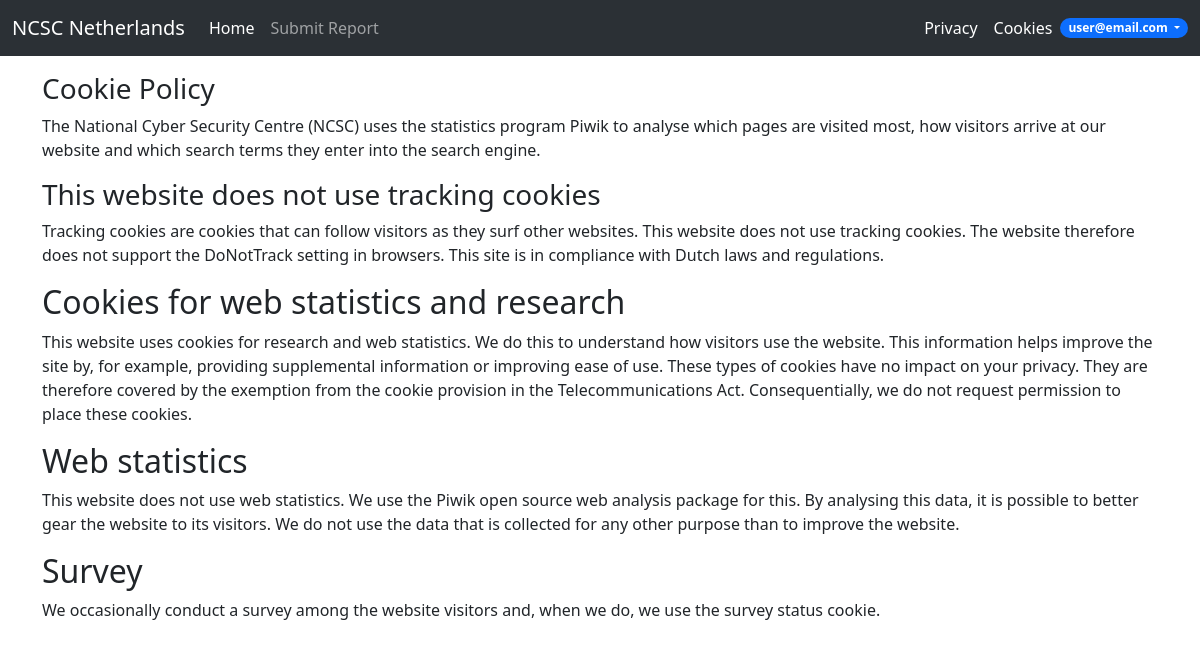
The page /cookies (signed in) on the database as committed earlier.
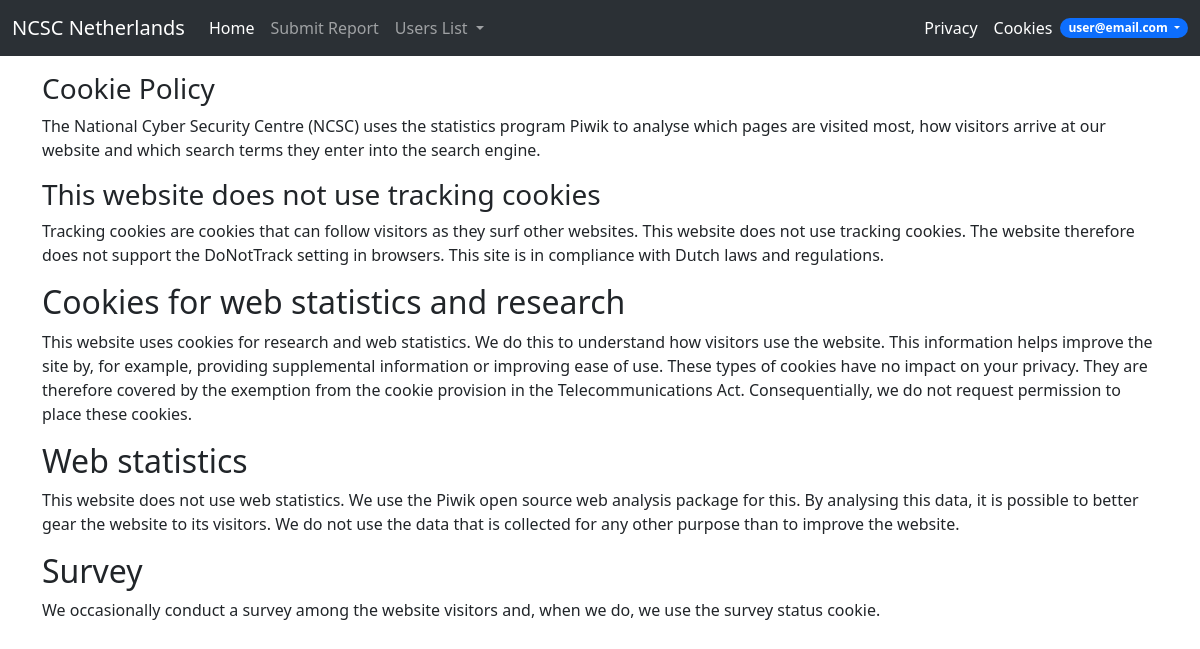
The same page on the database as committed later.
### App.py (the view)
@app.route("/cookies")
def cookies():
    return render_template("cookies.html")

### App.py (called while the page is built)
@login_manager.user_loader
def load_user(user_id):
    return User.query.get(int(user_id))

### templates/cookies.html (shortened to what this page needs)
{% extends 'base.html' %}
{% block body %}
<div class="container">
    <h3>Cookie Policy</h3>
    <p>The National Cyber Security Centre (NCSC) uses the statistics program Piwik to analyse which pages are visited most, how visitors arrive at our website and which search terms they enter into the search engine.</p>
    <h3>This website does not use tracking cookies</h3>
    <p>Tracking cookies are cookies that can follow visitors as they surf other websites. This website does not use tracking cookies. The website therefore does not support the DoNotTrack setting in browsers. This site is in compliance with Dutch laws and regulations.</p><h2>Cookies for web statistics and research</h2>
              <p>This website uses cookies for research and web statistics. We do this to understand how visitors use the website. This information helps improve the site by, for example, providing supplemental information or improving ease of use. These types of cookies have no impact on your privacy. They are therefore covered by the exemption from the cookie provision in the Telecommunications Act. Consequentially, we do not request permission to place these cookies.</p><h2>Web statistics</h2>
              <p>This website does not use web statistics. We use the Piwik open source web analysis package for this. By analysing this data, it is possible to better gear the website to its visitors. We do not use the data that is collected for any other purpose than to improve the website.</p><h2>Survey</h2>
              <p>We occasionally conduct a survey among the website visitors and, when we do, we use the survey status cookie.</p>
</div>
{% endblock %}

### templates/base.html (shortened to what this page needs)
<!DOCTYPE html>
<html lang="en">
<head>
    {% block head %}
        <link href="https://cdn.jsdelivr.net/npm/bootstrap@5.3.0-alpha2/dist/css/bootstrap.min.css" rel="stylesheet"
>
    {% endblock %}
</head>
<body>
<nav class="navbar navbar-expand-lg bg-body-tertiary" data-bs-theme="dark">
    <div class="container-fluid">
        <a class="navbar-brand" href="{{ url_for('index') }}">NCSC Netherlands</a>
        <div class="collapse navbar-collapse" id="navbarSupportedContent">
            <ul class="navbar-nav me-auto mb-2 mb-lg-0">
                {% if not current_user.is_authenticated %}
                    <li class="nav-item">
                        <a class="nav-link active" aria-current="page" href="{{ url_for('index') }}">Home</a>
                    </li>
                    <li class="nav-item">
                        <a class="nav-link" href="{{ url_for('login') }}">Login</a>
                    </li>
                    <li class="nav-item">
                        <a class="nav-link" href="{{ url_for('register') }}">Register</a>
                    </li>
                {% else %}
                    <li class="nav-item">
                        <a class="nav-link active" aria-current="page" href="{{ url_for('index') }}">Home</a>
                    </li>
                    <li class="nav-item">
                        <a class="nav-link" href="{{ url_for('submitreport') }}">Submit Report</a>
                    </li>
                    {% if current_user.is_authenticated and current_user.role=="Admin" %}
                        <li class="nav-item dropdown">
                            <a class="nav-link dropdown-toggle" href="#" id="navbarDropdown" role="button"
                               data-bs-toggle="dropdown" aria-expanded="true">
                                Users List
                            </a>
                        </li>
                    {% endif %}
                {% endif %}
            </ul>
            <ul class="navbar-nav ms-auto">
                <li class="nav-item">
                    <a class="nav-link active" aria-current="page" href="{{ url_for('privacy') }}">Privacy</a>
                </li>
                <li class="nav-item">
                    <a class="nav-link active" aria-current="page" href="{{ url_for('cookies') }}">Cookies</a>
                </li>
                {% if current_user.is_authenticated %}
                    <li class="nav-item dropdown d-flex align-items-center">
                        <a class="nav-link dropdown-toggle badge rounded-pill bg-primary" href="#" id="navbarDropdown"
                           role="button"
                           data-bs-toggle="dropdown" aria-expanded="true">
                            {{ current_user.email }}
                        </a>
                    </li>
                {% endif %}
            </ul>
        </div>
    </div>
</nav>
{% block body %} {% endblock %}
</body>
</html>

Rows that differ between the two databases and show on the page:
changed User "user@email.com": role "User" → "Admin" (drawn)
Other text that changed with them:
text now shown: "Users List"
